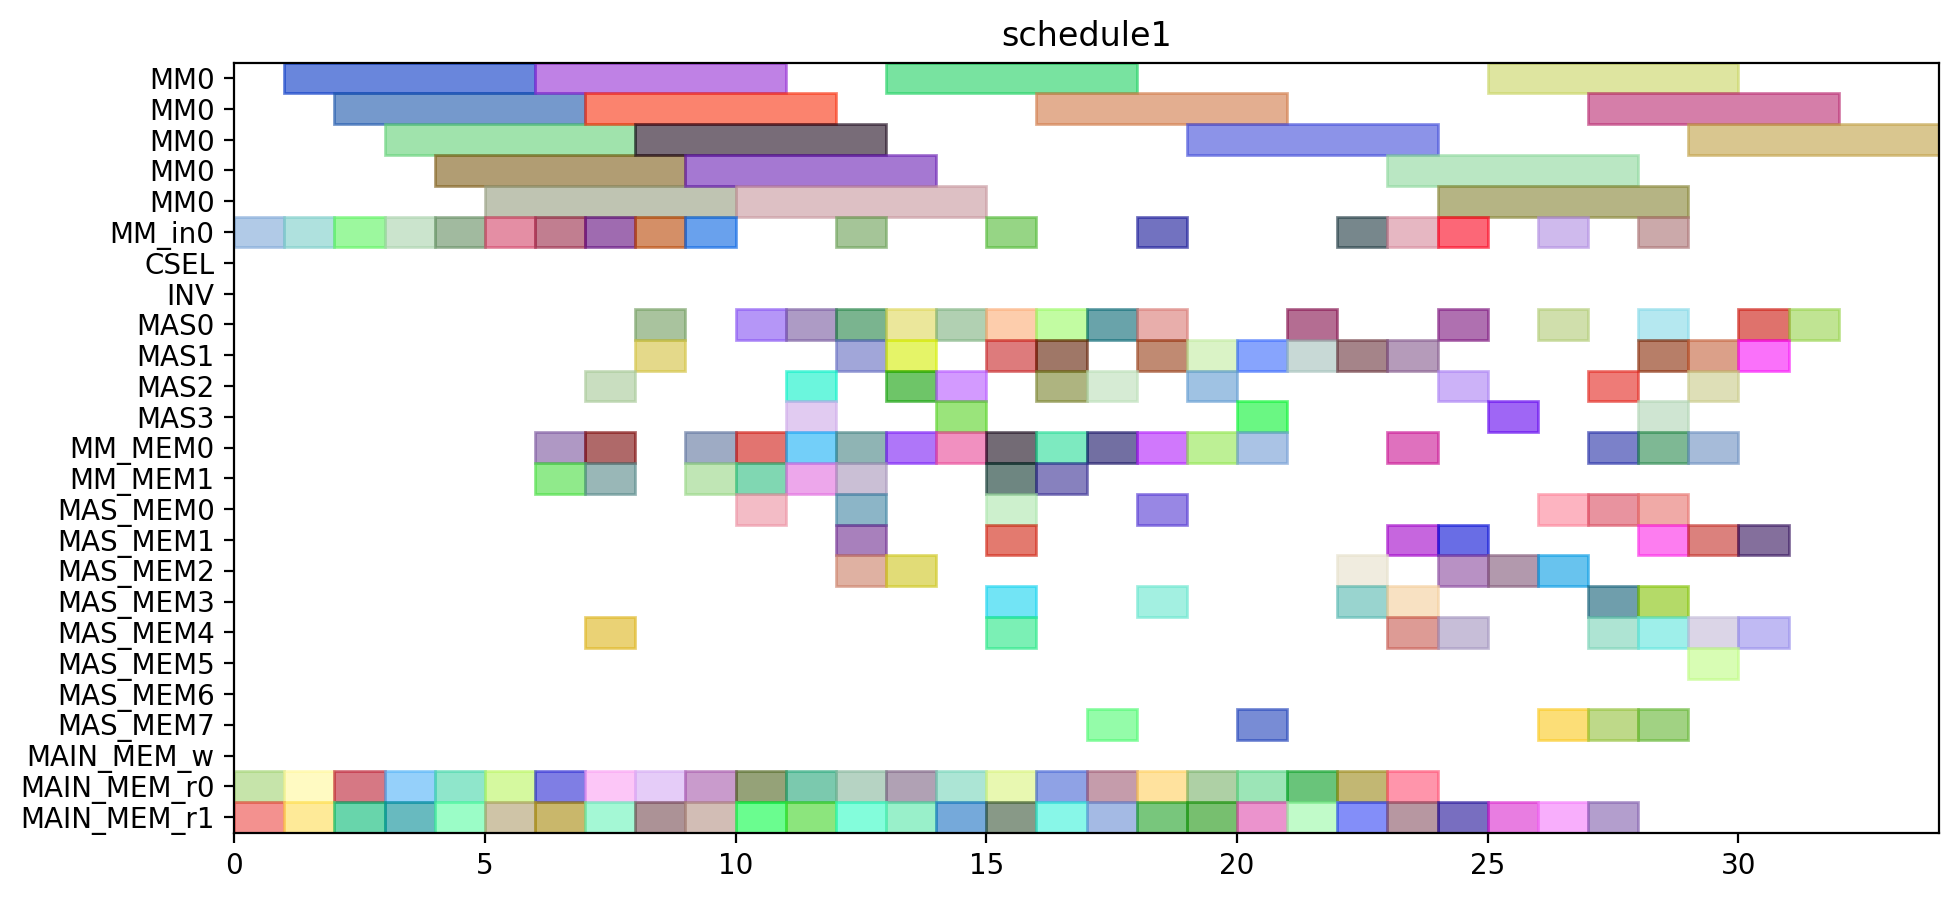

Write Python code to recreate this figure.
from pyschedule import Scenario, solvers, plotters, alt


def solve():
	horizon = 115
	S = Scenario("schedule1", horizon=horizon)

	# resource
	MM = S.Resources('MM', num=1, size=5)
	MM_in = S.Resources('MM_in', num=1)
	CSEL = S.Resource('CSEL')
	INV = S.Resource('INV')
	MAS = S.Resources('MAS', num=4, size=1, periods=range(1, horizon))
	MM_MEM = S.Resources('MM_MEM', num=2)
	MAS_MEM = S.Resources('MAS_MEM', num=8)
	MAIN_MEM_w = S.Resource('MAIN_MEM_w', size=1)
	MAIN_MEM_r = S.Resources('MAIN_MEM_r', num=2)

	# result of previous scheduling
	t7_t1_in = S.Task('t7_t1_in', length=1, delay_cost=1)
	S += t7_t1_in >= 0
	t7_t1_in += MM_in[0]

	t7_t1_mem0 = S.Task('t7_t1_mem0', length=1, delay_cost=1)
	S += t7_t1_mem0 >= 0
	t7_t1_mem0 += MAIN_MEM_r[0]

	t7_t1_mem1 = S.Task('t7_t1_mem1', length=1, delay_cost=1)
	S += t7_t1_mem1 >= 0
	t7_t1_mem1 += MAIN_MEM_r[1]

	t7_t0_in = S.Task('t7_t0_in', length=1, delay_cost=1)
	S += t7_t0_in >= 1
	t7_t0_in += MM_in[0]

	t7_t0_mem0 = S.Task('t7_t0_mem0', length=1, delay_cost=1)
	S += t7_t0_mem0 >= 1
	t7_t0_mem0 += MAIN_MEM_r[0]

	t7_t0_mem1 = S.Task('t7_t0_mem1', length=1, delay_cost=1)
	S += t7_t0_mem1 >= 1
	t7_t0_mem1 += MAIN_MEM_r[1]

	t7_t1 = S.Task('t7_t1', length=5, delay_cost=1)
	S += t7_t1 >= 1
	t7_t1 += MM[0]

	t3_t1_in = S.Task('t3_t1_in', length=1, delay_cost=1)
	S += t3_t1_in >= 2
	t3_t1_in += MM_in[0]

	t3_t1_mem0 = S.Task('t3_t1_mem0', length=1, delay_cost=1)
	S += t3_t1_mem0 >= 2
	t3_t1_mem0 += MAIN_MEM_r[0]

	t3_t1_mem1 = S.Task('t3_t1_mem1', length=1, delay_cost=1)
	S += t3_t1_mem1 >= 2
	t3_t1_mem1 += MAIN_MEM_r[1]

	t7_t0 = S.Task('t7_t0', length=5, delay_cost=1)
	S += t7_t0 >= 2
	t7_t0 += MM[0]

	t3_t1 = S.Task('t3_t1', length=5, delay_cost=1)
	S += t3_t1 >= 3
	t3_t1 += MM[0]

	t5_t1_in = S.Task('t5_t1_in', length=1, delay_cost=1)
	S += t5_t1_in >= 3
	t5_t1_in += MM_in[0]

	t5_t1_mem0 = S.Task('t5_t1_mem0', length=1, delay_cost=1)
	S += t5_t1_mem0 >= 3
	t5_t1_mem0 += MAIN_MEM_r[0]

	t5_t1_mem1 = S.Task('t5_t1_mem1', length=1, delay_cost=1)
	S += t5_t1_mem1 >= 3
	t5_t1_mem1 += MAIN_MEM_r[1]

	t5_t0_in = S.Task('t5_t0_in', length=1, delay_cost=1)
	S += t5_t0_in >= 4
	t5_t0_in += MM_in[0]

	t5_t0_mem0 = S.Task('t5_t0_mem0', length=1, delay_cost=1)
	S += t5_t0_mem0 >= 4
	t5_t0_mem0 += MAIN_MEM_r[0]

	t5_t0_mem1 = S.Task('t5_t0_mem1', length=1, delay_cost=1)
	S += t5_t0_mem1 >= 4
	t5_t0_mem1 += MAIN_MEM_r[1]

	t5_t1 = S.Task('t5_t1', length=5, delay_cost=1)
	S += t5_t1 >= 4
	t5_t1 += MM[0]

	t5_t0 = S.Task('t5_t0', length=5, delay_cost=1)
	S += t5_t0 >= 5
	t5_t0 += MM[0]

	t6_t0_in = S.Task('t6_t0_in', length=1, delay_cost=1)
	S += t6_t0_in >= 5
	t6_t0_in += MM_in[0]

	t6_t0_mem0 = S.Task('t6_t0_mem0', length=1, delay_cost=1)
	S += t6_t0_mem0 >= 5
	t6_t0_mem0 += MAIN_MEM_r[0]

	t6_t0_mem1 = S.Task('t6_t0_mem1', length=1, delay_cost=1)
	S += t6_t0_mem1 >= 5
	t6_t0_mem1 += MAIN_MEM_r[1]

	t6_t0 = S.Task('t6_t0', length=5, delay_cost=1)
	S += t6_t0 >= 6
	t6_t0 += MM[0]

	t6_t1_in = S.Task('t6_t1_in', length=1, delay_cost=1)
	S += t6_t1_in >= 6
	t6_t1_in += MM_in[0]

	t6_t1_mem0 = S.Task('t6_t1_mem0', length=1, delay_cost=1)
	S += t6_t1_mem0 >= 6
	t6_t1_mem0 += MAIN_MEM_r[0]

	t6_t1_mem1 = S.Task('t6_t1_mem1', length=1, delay_cost=1)
	S += t6_t1_mem1 >= 6
	t6_t1_mem1 += MAIN_MEM_r[1]

	t3_t0_in = S.Task('t3_t0_in', length=1, delay_cost=1)
	S += t3_t0_in >= 7
	t3_t0_in += MM_in[0]

	t3_t0_mem0 = S.Task('t3_t0_mem0', length=1, delay_cost=1)
	S += t3_t0_mem0 >= 7
	t3_t0_mem0 += MAIN_MEM_r[0]

	t3_t0_mem1 = S.Task('t3_t0_mem1', length=1, delay_cost=1)
	S += t3_t0_mem1 >= 7
	t3_t0_mem1 += MAIN_MEM_r[1]

	t6_t1 = S.Task('t6_t1', length=5, delay_cost=1)
	S += t6_t1 >= 7
	t6_t1 += MM[0]

	t0_t3_in = S.Task('t0_t3_in', length=1, delay_cost=1)
	S += t0_t3_in >= 8
	t0_t3_in += MM_in[0]

	t0_t3_mem0 = S.Task('t0_t3_mem0', length=1, delay_cost=1)
	S += t0_t3_mem0 >= 8
	t0_t3_mem0 += MAIN_MEM_r[0]

	t0_t3_mem1 = S.Task('t0_t3_mem1', length=1, delay_cost=1)
	S += t0_t3_mem1 >= 8
	t0_t3_mem1 += MAIN_MEM_r[1]

	t3_t0 = S.Task('t3_t0', length=5, delay_cost=1)
	S += t3_t0 >= 8
	t3_t0 += MM[0]

	t0_t3 = S.Task('t0_t3', length=5, delay_cost=1)
	S += t0_t3 >= 9
	t0_t3 += MM[0]

	t4_t3_in = S.Task('t4_t3_in', length=1, delay_cost=1)
	S += t4_t3_in >= 9
	t4_t3_in += MM_in[0]

	t4_t3_mem0 = S.Task('t4_t3_mem0', length=1, delay_cost=1)
	S += t4_t3_mem0 >= 9
	t4_t3_mem0 += MAIN_MEM_r[0]

	t4_t3_mem1 = S.Task('t4_t3_mem1', length=1, delay_cost=1)
	S += t4_t3_mem1 >= 9
	t4_t3_mem1 += MAIN_MEM_r[1]

	t4_t3 = S.Task('t4_t3', length=5, delay_cost=1)
	S += t4_t3 >= 10
	t4_t3 += MM[0]

	t5_t2_mem0 = S.Task('t5_t2_mem0', length=1, delay_cost=1)
	S += t5_t2_mem0 >= 10
	t5_t2_mem0 += MAIN_MEM_r[0]

	t5_t2_mem1 = S.Task('t5_t2_mem1', length=1, delay_cost=1)
	S += t5_t2_mem1 >= 10
	t5_t2_mem1 += MAIN_MEM_r[1]

	t5_t2 = S.Task('t5_t2', length=1, delay_cost=1)
	S += t5_t2 >= 11
	t5_t2 += MAS[0]

	t5_t3_mem0 = S.Task('t5_t3_mem0', length=1, delay_cost=1)
	S += t5_t3_mem0 >= 11
	t5_t3_mem0 += MAIN_MEM_r[0]

	t5_t3_mem1 = S.Task('t5_t3_mem1', length=1, delay_cost=1)
	S += t5_t3_mem1 >= 11
	t5_t3_mem1 += MAIN_MEM_r[1]

	t3_t2_mem0 = S.Task('t3_t2_mem0', length=1, delay_cost=1)
	S += t3_t2_mem0 >= 12
	t3_t2_mem0 += MAIN_MEM_r[0]

	t3_t2_mem1 = S.Task('t3_t2_mem1', length=1, delay_cost=1)
	S += t3_t2_mem1 >= 12
	t3_t2_mem1 += MAIN_MEM_r[1]

	t5_t3 = S.Task('t5_t3', length=1, delay_cost=1)
	S += t5_t3 >= 12
	t5_t3 += MAS[0]

	t3_t2 = S.Task('t3_t2', length=1, delay_cost=1)
	S += t3_t2 >= 13
	t3_t2 += MAS[0]

	t4_t1_mem0 = S.Task('t4_t1_mem0', length=1, delay_cost=1)
	S += t4_t1_mem0 >= 13
	t4_t1_mem0 += MAIN_MEM_r[0]

	t4_t1_mem1 = S.Task('t4_t1_mem1', length=1, delay_cost=1)
	S += t4_t1_mem1 >= 13
	t4_t1_mem1 += MAIN_MEM_r[1]

	t4_t0_mem0 = S.Task('t4_t0_mem0', length=1, delay_cost=1)
	S += t4_t0_mem0 >= 14
	t4_t0_mem0 += MAIN_MEM_r[0]

	t4_t0_mem1 = S.Task('t4_t0_mem1', length=1, delay_cost=1)
	S += t4_t0_mem1 >= 14
	t4_t0_mem1 += MAIN_MEM_r[1]

	t4_t1 = S.Task('t4_t1', length=1, delay_cost=1)
	S += t4_t1 >= 14
	t4_t1 += MAS[0]

	t10_mem0 = S.Task('t10_mem0', length=1, delay_cost=1)
	S += t10_mem0 >= 15
	t10_mem0 += MAIN_MEM_r[0]

	t10_mem1 = S.Task('t10_mem1', length=1, delay_cost=1)
	S += t10_mem1 >= 15
	t10_mem1 += MAIN_MEM_r[1]

	t4_t0 = S.Task('t4_t0', length=1, delay_cost=1)
	S += t4_t0 >= 15
	t4_t0 += MAS[0]

	t0_t0_mem0 = S.Task('t0_t0_mem0', length=1, delay_cost=1)
	S += t0_t0_mem0 >= 16
	t0_t0_mem0 += MAIN_MEM_r[0]

	t0_t0_mem1 = S.Task('t0_t0_mem1', length=1, delay_cost=1)
	S += t0_t0_mem1 >= 16
	t0_t0_mem1 += MAIN_MEM_r[1]

	t10 = S.Task('t10', length=1, delay_cost=1)
	S += t10 >= 16
	t10 += MAS[1]

	t0_t0 = S.Task('t0_t0', length=1, delay_cost=1)
	S += t0_t0 >= 17
	t0_t0 += MAS[2]

	t3_t3_mem0 = S.Task('t3_t3_mem0', length=1, delay_cost=1)
	S += t3_t3_mem0 >= 17
	t3_t3_mem0 += MAIN_MEM_r[0]

	t3_t3_mem1 = S.Task('t3_t3_mem1', length=1, delay_cost=1)
	S += t3_t3_mem1 >= 17
	t3_t3_mem1 += MAIN_MEM_r[1]

	t11_mem0 = S.Task('t11_mem0', length=1, delay_cost=1)
	S += t11_mem0 >= 18
	t11_mem0 += MAIN_MEM_r[0]

	t11_mem1 = S.Task('t11_mem1', length=1, delay_cost=1)
	S += t11_mem1 >= 18
	t11_mem1 += MAIN_MEM_r[1]

	t3_t3 = S.Task('t3_t3', length=1, delay_cost=1)
	S += t3_t3 >= 18
	t3_t3 += MAS[1]

	t11 = S.Task('t11', length=1, delay_cost=1)
	S += t11 >= 19
	t11 += MAS[2]

	t6_t2_mem0 = S.Task('t6_t2_mem0', length=1, delay_cost=1)
	S += t6_t2_mem0 >= 19
	t6_t2_mem0 += MAIN_MEM_r[0]

	t6_t2_mem1 = S.Task('t6_t2_mem1', length=1, delay_cost=1)
	S += t6_t2_mem1 >= 19
	t6_t2_mem1 += MAIN_MEM_r[1]

	t6_t2 = S.Task('t6_t2', length=1, delay_cost=1)
	S += t6_t2 >= 20
	t6_t2 += MAS[1]

	t7_t3_mem0 = S.Task('t7_t3_mem0', length=1, delay_cost=1)
	S += t7_t3_mem0 >= 20
	t7_t3_mem0 += MAIN_MEM_r[0]

	t7_t3_mem1 = S.Task('t7_t3_mem1', length=1, delay_cost=1)
	S += t7_t3_mem1 >= 20
	t7_t3_mem1 += MAIN_MEM_r[1]

	t7_t2_mem0 = S.Task('t7_t2_mem0', length=1, delay_cost=1)
	S += t7_t2_mem0 >= 21
	t7_t2_mem0 += MAIN_MEM_r[0]

	t7_t2_mem1 = S.Task('t7_t2_mem1', length=1, delay_cost=1)
	S += t7_t2_mem1 >= 21
	t7_t2_mem1 += MAIN_MEM_r[1]

	t7_t3 = S.Task('t7_t3', length=1, delay_cost=1)
	S += t7_t3 >= 21
	t7_t3 += MAS[1]

	t0_t1_mem0 = S.Task('t0_t1_mem0', length=1, delay_cost=1)
	S += t0_t1_mem0 >= 22
	t0_t1_mem0 += MAIN_MEM_r[0]

	t0_t1_mem1 = S.Task('t0_t1_mem1', length=1, delay_cost=1)
	S += t0_t1_mem1 >= 22
	t0_t1_mem1 += MAIN_MEM_r[1]

	t7_t2 = S.Task('t7_t2', length=1, delay_cost=1)
	S += t7_t2 >= 22
	t7_t2 += MAS[1]

	t0_t1 = S.Task('t0_t1', length=1, delay_cost=1)
	S += t0_t1 >= 23
	t0_t1 += MAS[1]

	t6_t3_mem0 = S.Task('t6_t3_mem0', length=1, delay_cost=1)
	S += t6_t3_mem0 >= 23
	t6_t3_mem0 += MAIN_MEM_r[0]

	t6_t3_mem1 = S.Task('t6_t3_mem1', length=1, delay_cost=1)
	S += t6_t3_mem1 >= 23
	t6_t3_mem1 += MAIN_MEM_r[1]

	t6_t3 = S.Task('t6_t3', length=1, delay_cost=1)
	S += t6_t3 >= 24
	t6_t3 += MAS[0]


	# new tasks
	t0_t2_in = S.Task('t0_t2_in', length=1, delay_cost=1)
	t0_t2_in += alt(MM_in)
	t0_t2 = S.Task('t0_t2', length=5, delay_cost=1)
	t0_t2 += alt(MM)
	S += t0_t2>=t0_t2_in

	t0_t2_mem0 = S.Task('t0_t2_mem0', length=1, delay_cost=1)
	t0_t2_mem0 += MAS_MEM[4]
	S += 17 < t0_t2_mem0
	S += t0_t2_mem0 <= t0_t2

	t0_t2_mem1 = S.Task('t0_t2_mem1', length=1, delay_cost=1)
	t0_t2_mem1 += MAS_MEM[3]
	S += 23 < t0_t2_mem1
	S += t0_t2_mem1 <= t0_t2

	t0_t5 = S.Task('t0_t5', length=1, delay_cost=1)
	t0_t5 += alt(MAS)

	t0_t5_mem0 = S.Task('t0_t5_mem0', length=1, delay_cost=1)
	t0_t5_mem0 += MM_MEM[0]
	S += 13 < t0_t5_mem0
	S += t0_t5_mem0 <= t0_t5

	t01 = S.Task('t01', length=1, delay_cost=1)
	t01 += alt(MAS)

	t01_mem0 = S.Task('t01_mem0', length=1, delay_cost=1)
	t01_mem0 += MM_MEM[0]
	S += 13 < t01_mem0
	S += t01_mem0 <= t01

	t20 = S.Task('t20', length=1, delay_cost=1)
	t20 += alt(MAS)

	t20_mem0 = S.Task('t20_mem0', length=1, delay_cost=1)
	t20_mem0 += MAS_MEM[2]
	S += 16 < t20_mem0
	S += t20_mem0 <= t20

	t20_mem1 = S.Task('t20_mem1', length=1, delay_cost=1)
	t20_mem1 += MAIN_MEM_r[1]
	S += t20_mem1 <= t20

	t21 = S.Task('t21', length=1, delay_cost=1)
	t21 += alt(MAS)

	t21_mem0 = S.Task('t21_mem0', length=1, delay_cost=1)
	t21_mem0 += MAS_MEM[4]
	S += 19 < t21_mem0
	S += t21_mem0 <= t21

	t21_mem1 = S.Task('t21_mem1', length=1, delay_cost=1)
	t21_mem1 += MAIN_MEM_r[1]
	S += t21_mem1 <= t21

	t80 = S.Task('t80', length=1, delay_cost=1)
	t80 += alt(MAS)

	t80_mem0 = S.Task('t80_mem0', length=1, delay_cost=1)
	t80_mem0 += MAS_MEM[2]
	S += 16 < t80_mem0
	S += t80_mem0 <= t80

	t80_mem1 = S.Task('t80_mem1', length=1, delay_cost=1)
	t80_mem1 += MAIN_MEM_r[1]
	S += t80_mem1 <= t80

	t81 = S.Task('t81', length=1, delay_cost=1)
	t81 += alt(MAS)

	t81_mem0 = S.Task('t81_mem0', length=1, delay_cost=1)
	t81_mem0 += MAS_MEM[4]
	S += 19 < t81_mem0
	S += t81_mem0 <= t81

	t81_mem1 = S.Task('t81_mem1', length=1, delay_cost=1)
	t81_mem1 += MAIN_MEM_r[1]
	S += t81_mem1 <= t81

	t3_t4_in = S.Task('t3_t4_in', length=1, delay_cost=1)
	t3_t4_in += alt(MM_in)
	t3_t4 = S.Task('t3_t4', length=5, delay_cost=1)
	t3_t4 += alt(MM)
	S += t3_t4>=t3_t4_in

	t3_t4_mem0 = S.Task('t3_t4_mem0', length=1, delay_cost=1)
	t3_t4_mem0 += MAS_MEM[0]
	S += 13 < t3_t4_mem0
	S += t3_t4_mem0 <= t3_t4

	t3_t4_mem1 = S.Task('t3_t4_mem1', length=1, delay_cost=1)
	t3_t4_mem1 += MAS_MEM[3]
	S += 18 < t3_t4_mem1
	S += t3_t4_mem1 <= t3_t4

	t30 = S.Task('t30', length=1, delay_cost=1)
	t30 += alt(MAS)

	t30_mem0 = S.Task('t30_mem0', length=1, delay_cost=1)
	t30_mem0 += MM_MEM[0]
	S += 12 < t30_mem0
	S += t30_mem0 <= t30

	t30_mem1 = S.Task('t30_mem1', length=1, delay_cost=1)
	t30_mem1 += MM_MEM[1]
	S += 7 < t30_mem1
	S += t30_mem1 <= t30

	t3_t5 = S.Task('t3_t5', length=1, delay_cost=1)
	t3_t5 += alt(MAS)

	t3_t5_mem0 = S.Task('t3_t5_mem0', length=1, delay_cost=1)
	t3_t5_mem0 += MM_MEM[0]
	S += 12 < t3_t5_mem0
	S += t3_t5_mem0 <= t3_t5

	t3_t5_mem1 = S.Task('t3_t5_mem1', length=1, delay_cost=1)
	t3_t5_mem1 += MM_MEM[1]
	S += 7 < t3_t5_mem1
	S += t3_t5_mem1 <= t3_t5

	t4_t2_in = S.Task('t4_t2_in', length=1, delay_cost=1)
	t4_t2_in += alt(MM_in)
	t4_t2 = S.Task('t4_t2', length=5, delay_cost=1)
	t4_t2 += alt(MM)
	S += t4_t2>=t4_t2_in

	t4_t2_mem0 = S.Task('t4_t2_mem0', length=1, delay_cost=1)
	t4_t2_mem0 += MAS_MEM[0]
	S += 15 < t4_t2_mem0
	S += t4_t2_mem0 <= t4_t2

	t4_t2_mem1 = S.Task('t4_t2_mem1', length=1, delay_cost=1)
	t4_t2_mem1 += MAS_MEM[1]
	S += 14 < t4_t2_mem1
	S += t4_t2_mem1 <= t4_t2

	t4_t5 = S.Task('t4_t5', length=1, delay_cost=1)
	t4_t5 += alt(MAS)

	t4_t5_mem0 = S.Task('t4_t5_mem0', length=1, delay_cost=1)
	t4_t5_mem0 += MM_MEM[0]
	S += 14 < t4_t5_mem0
	S += t4_t5_mem0 <= t4_t5

	t41 = S.Task('t41', length=1, delay_cost=1)
	t41 += alt(MAS)

	t41_mem0 = S.Task('t41_mem0', length=1, delay_cost=1)
	t41_mem0 += MM_MEM[0]
	S += 14 < t41_mem0
	S += t41_mem0 <= t41

	t5_t4_in = S.Task('t5_t4_in', length=1, delay_cost=1)
	t5_t4_in += alt(MM_in)
	t5_t4 = S.Task('t5_t4', length=5, delay_cost=1)
	t5_t4 += alt(MM)
	S += t5_t4>=t5_t4_in

	t5_t4_mem0 = S.Task('t5_t4_mem0', length=1, delay_cost=1)
	t5_t4_mem0 += MAS_MEM[0]
	S += 11 < t5_t4_mem0
	S += t5_t4_mem0 <= t5_t4

	t5_t4_mem1 = S.Task('t5_t4_mem1', length=1, delay_cost=1)
	t5_t4_mem1 += MAS_MEM[1]
	S += 12 < t5_t4_mem1
	S += t5_t4_mem1 <= t5_t4

	t50 = S.Task('t50', length=1, delay_cost=1)
	t50 += alt(MAS)

	t50_mem0 = S.Task('t50_mem0', length=1, delay_cost=1)
	t50_mem0 += MM_MEM[0]
	S += 9 < t50_mem0
	S += t50_mem0 <= t50

	t50_mem1 = S.Task('t50_mem1', length=1, delay_cost=1)
	t50_mem1 += MM_MEM[1]
	S += 8 < t50_mem1
	S += t50_mem1 <= t50

	t5_t5 = S.Task('t5_t5', length=1, delay_cost=1)
	t5_t5 += alt(MAS)

	t5_t5_mem0 = S.Task('t5_t5_mem0', length=1, delay_cost=1)
	t5_t5_mem0 += MM_MEM[0]
	S += 9 < t5_t5_mem0
	S += t5_t5_mem0 <= t5_t5

	t5_t5_mem1 = S.Task('t5_t5_mem1', length=1, delay_cost=1)
	t5_t5_mem1 += MM_MEM[1]
	S += 8 < t5_t5_mem1
	S += t5_t5_mem1 <= t5_t5

	t6_t4_in = S.Task('t6_t4_in', length=1, delay_cost=1)
	t6_t4_in += alt(MM_in)
	t6_t4 = S.Task('t6_t4', length=5, delay_cost=1)
	t6_t4 += alt(MM)
	S += t6_t4>=t6_t4_in

	t6_t4_mem0 = S.Task('t6_t4_mem0', length=1, delay_cost=1)
	t6_t4_mem0 += MAS_MEM[2]
	S += 20 < t6_t4_mem0
	S += t6_t4_mem0 <= t6_t4

	t6_t4_mem1 = S.Task('t6_t4_mem1', length=1, delay_cost=1)
	t6_t4_mem1 += MAS_MEM[1]
	S += 24 < t6_t4_mem1
	S += t6_t4_mem1 <= t6_t4

	t60 = S.Task('t60', length=1, delay_cost=1)
	t60 += alt(MAS)

	t60_mem0 = S.Task('t60_mem0', length=1, delay_cost=1)
	t60_mem0 += MM_MEM[0]
	S += 10 < t60_mem0
	S += t60_mem0 <= t60

	t60_mem1 = S.Task('t60_mem1', length=1, delay_cost=1)
	t60_mem1 += MM_MEM[1]
	S += 11 < t60_mem1
	S += t60_mem1 <= t60

	t6_t5 = S.Task('t6_t5', length=1, delay_cost=1)
	t6_t5 += alt(MAS)

	t6_t5_mem0 = S.Task('t6_t5_mem0', length=1, delay_cost=1)
	t6_t5_mem0 += MM_MEM[0]
	S += 10 < t6_t5_mem0
	S += t6_t5_mem0 <= t6_t5

	t6_t5_mem1 = S.Task('t6_t5_mem1', length=1, delay_cost=1)
	t6_t5_mem1 += MM_MEM[1]
	S += 11 < t6_t5_mem1
	S += t6_t5_mem1 <= t6_t5

	t7_t4_in = S.Task('t7_t4_in', length=1, delay_cost=1)
	t7_t4_in += alt(MM_in)
	t7_t4 = S.Task('t7_t4', length=5, delay_cost=1)
	t7_t4 += alt(MM)
	S += t7_t4>=t7_t4_in

	t7_t4_mem0 = S.Task('t7_t4_mem0', length=1, delay_cost=1)
	t7_t4_mem0 += MAS_MEM[2]
	S += 22 < t7_t4_mem0
	S += t7_t4_mem0 <= t7_t4

	t7_t4_mem1 = S.Task('t7_t4_mem1', length=1, delay_cost=1)
	t7_t4_mem1 += MAS_MEM[3]
	S += 21 < t7_t4_mem1
	S += t7_t4_mem1 <= t7_t4

	t70 = S.Task('t70', length=1, delay_cost=1)
	t70 += alt(MAS)

	t70_mem0 = S.Task('t70_mem0', length=1, delay_cost=1)
	t70_mem0 += MM_MEM[0]
	S += 6 < t70_mem0
	S += t70_mem0 <= t70

	t70_mem1 = S.Task('t70_mem1', length=1, delay_cost=1)
	t70_mem1 += MM_MEM[1]
	S += 5 < t70_mem1
	S += t70_mem1 <= t70

	t7_t5 = S.Task('t7_t5', length=1, delay_cost=1)
	t7_t5 += alt(MAS)

	t7_t5_mem0 = S.Task('t7_t5_mem0', length=1, delay_cost=1)
	t7_t5_mem0 += MM_MEM[0]
	S += 6 < t7_t5_mem0
	S += t7_t5_mem0 <= t7_t5

	t7_t5_mem1 = S.Task('t7_t5_mem1', length=1, delay_cost=1)
	t7_t5_mem1 += MM_MEM[1]
	S += 5 < t7_t5_mem1
	S += t7_t5_mem1 <= t7_t5

	t00 = S.Task('t00', length=1, delay_cost=1)
	t00 += alt(MAS)

	t00_mem0 = S.Task('t00_mem0', length=1, delay_cost=1)
	t00_mem0 += alt(MM_MEM)
	S += (t0_t2*MM[0])-1 < t00_mem0*MM_MEM[0]
	S += t00_mem0 <= t00

	t00_mem1 = S.Task('t00_mem1', length=1, delay_cost=1)
	t00_mem1 += alt(MAS_MEM)
	S += (t0_t5*MAS[0])-1 < t00_mem1*MAS_MEM[1]
	S += (t0_t5*MAS[1])-1 < t00_mem1*MAS_MEM[3]
	S += (t0_t5*MAS[2])-1 < t00_mem1*MAS_MEM[5]
	S += (t0_t5*MAS[3])-1 < t00_mem1*MAS_MEM[7]
	S += t00_mem1 <= t00

	t9_t0 = S.Task('t9_t0', length=1, delay_cost=1)
	t9_t0 += alt(MAS)

	t9_t0_mem0 = S.Task('t9_t0_mem0', length=1, delay_cost=1)
	t9_t0_mem0 += alt(MAS_MEM)
	S += (t80*MAS[0])-1 < t9_t0_mem0*MAS_MEM[0]
	S += (t80*MAS[1])-1 < t9_t0_mem0*MAS_MEM[2]
	S += (t80*MAS[2])-1 < t9_t0_mem0*MAS_MEM[4]
	S += (t80*MAS[3])-1 < t9_t0_mem0*MAS_MEM[6]
	S += t9_t0_mem0 <= t9_t0

	t9_t0_mem1 = S.Task('t9_t0_mem1', length=1, delay_cost=1)
	t9_t0_mem1 += alt(MAS_MEM)
	S += (t81*MAS[0])-1 < t9_t0_mem1*MAS_MEM[1]
	S += (t81*MAS[1])-1 < t9_t0_mem1*MAS_MEM[3]
	S += (t81*MAS[2])-1 < t9_t0_mem1*MAS_MEM[5]
	S += (t81*MAS[3])-1 < t9_t0_mem1*MAS_MEM[7]
	S += t9_t0_mem1 <= t9_t0

	t9_t1 = S.Task('t9_t1', length=1, delay_cost=1)
	t9_t1 += alt(MAS)

	t9_t1_mem0 = S.Task('t9_t1_mem0', length=1, delay_cost=1)
	t9_t1_mem0 += alt(MAS_MEM)
	S += (t80*MAS[0])-1 < t9_t1_mem0*MAS_MEM[0]
	S += (t80*MAS[1])-1 < t9_t1_mem0*MAS_MEM[2]
	S += (t80*MAS[2])-1 < t9_t1_mem0*MAS_MEM[4]
	S += (t80*MAS[3])-1 < t9_t1_mem0*MAS_MEM[6]
	S += t9_t1_mem0 <= t9_t1

	t9_t1_mem1 = S.Task('t9_t1_mem1', length=1, delay_cost=1)
	t9_t1_mem1 += alt(MAS_MEM)
	S += (t81*MAS[0])-1 < t9_t1_mem1*MAS_MEM[1]
	S += (t81*MAS[1])-1 < t9_t1_mem1*MAS_MEM[3]
	S += (t81*MAS[2])-1 < t9_t1_mem1*MAS_MEM[5]
	S += (t81*MAS[3])-1 < t9_t1_mem1*MAS_MEM[7]
	S += t9_t1_mem1 <= t9_t1

	t9_t3_in = S.Task('t9_t3_in', length=1, delay_cost=1)
	t9_t3_in += alt(MM_in)
	t9_t3 = S.Task('t9_t3', length=5, delay_cost=1)
	t9_t3 += alt(MM)
	S += t9_t3>=t9_t3_in

	t9_t3_mem0 = S.Task('t9_t3_mem0', length=1, delay_cost=1)
	t9_t3_mem0 += alt(MAS_MEM)
	S += (t80*MAS[0])-1 < t9_t3_mem0*MAS_MEM[0]
	S += (t80*MAS[1])-1 < t9_t3_mem0*MAS_MEM[2]
	S += (t80*MAS[2])-1 < t9_t3_mem0*MAS_MEM[4]
	S += (t80*MAS[3])-1 < t9_t3_mem0*MAS_MEM[6]
	S += t9_t3_mem0 <= t9_t3

	t9_t3_mem1 = S.Task('t9_t3_mem1', length=1, delay_cost=1)
	t9_t3_mem1 += alt(MAS_MEM)
	S += (t81*MAS[0])-1 < t9_t3_mem1*MAS_MEM[1]
	S += (t81*MAS[1])-1 < t9_t3_mem1*MAS_MEM[3]
	S += (t81*MAS[2])-1 < t9_t3_mem1*MAS_MEM[5]
	S += (t81*MAS[3])-1 < t9_t3_mem1*MAS_MEM[7]
	S += t9_t3_mem1 <= t9_t3

	t10_t0 = S.Task('t10_t0', length=1, delay_cost=1)
	t10_t0 += alt(MAS)

	t10_t0_mem0 = S.Task('t10_t0_mem0', length=1, delay_cost=1)
	t10_t0_mem0 += alt(MAS_MEM)
	S += (t20*MAS[0])-1 < t10_t0_mem0*MAS_MEM[0]
	S += (t20*MAS[1])-1 < t10_t0_mem0*MAS_MEM[2]
	S += (t20*MAS[2])-1 < t10_t0_mem0*MAS_MEM[4]
	S += (t20*MAS[3])-1 < t10_t0_mem0*MAS_MEM[6]
	S += t10_t0_mem0 <= t10_t0

	t10_t0_mem1 = S.Task('t10_t0_mem1', length=1, delay_cost=1)
	t10_t0_mem1 += alt(MAS_MEM)
	S += (t21*MAS[0])-1 < t10_t0_mem1*MAS_MEM[1]
	S += (t21*MAS[1])-1 < t10_t0_mem1*MAS_MEM[3]
	S += (t21*MAS[2])-1 < t10_t0_mem1*MAS_MEM[5]
	S += (t21*MAS[3])-1 < t10_t0_mem1*MAS_MEM[7]
	S += t10_t0_mem1 <= t10_t0

	t10_t1 = S.Task('t10_t1', length=1, delay_cost=1)
	t10_t1 += alt(MAS)

	t10_t1_mem0 = S.Task('t10_t1_mem0', length=1, delay_cost=1)
	t10_t1_mem0 += alt(MAS_MEM)
	S += (t20*MAS[0])-1 < t10_t1_mem0*MAS_MEM[0]
	S += (t20*MAS[1])-1 < t10_t1_mem0*MAS_MEM[2]
	S += (t20*MAS[2])-1 < t10_t1_mem0*MAS_MEM[4]
	S += (t20*MAS[3])-1 < t10_t1_mem0*MAS_MEM[6]
	S += t10_t1_mem0 <= t10_t1

	t10_t1_mem1 = S.Task('t10_t1_mem1', length=1, delay_cost=1)
	t10_t1_mem1 += alt(MAS_MEM)
	S += (t21*MAS[0])-1 < t10_t1_mem1*MAS_MEM[1]
	S += (t21*MAS[1])-1 < t10_t1_mem1*MAS_MEM[3]
	S += (t21*MAS[2])-1 < t10_t1_mem1*MAS_MEM[5]
	S += (t21*MAS[3])-1 < t10_t1_mem1*MAS_MEM[7]
	S += t10_t1_mem1 <= t10_t1

	t10_t3_in = S.Task('t10_t3_in', length=1, delay_cost=1)
	t10_t3_in += alt(MM_in)
	t10_t3 = S.Task('t10_t3', length=5, delay_cost=1)
	t10_t3 += alt(MM)
	S += t10_t3>=t10_t3_in

	t10_t3_mem0 = S.Task('t10_t3_mem0', length=1, delay_cost=1)
	t10_t3_mem0 += alt(MAS_MEM)
	S += (t20*MAS[0])-1 < t10_t3_mem0*MAS_MEM[0]
	S += (t20*MAS[1])-1 < t10_t3_mem0*MAS_MEM[2]
	S += (t20*MAS[2])-1 < t10_t3_mem0*MAS_MEM[4]
	S += (t20*MAS[3])-1 < t10_t3_mem0*MAS_MEM[6]
	S += t10_t3_mem0 <= t10_t3

	t10_t3_mem1 = S.Task('t10_t3_mem1', length=1, delay_cost=1)
	t10_t3_mem1 += alt(MAS_MEM)
	S += (t21*MAS[0])-1 < t10_t3_mem1*MAS_MEM[1]
	S += (t21*MAS[1])-1 < t10_t3_mem1*MAS_MEM[3]
	S += (t21*MAS[2])-1 < t10_t3_mem1*MAS_MEM[5]
	S += (t21*MAS[3])-1 < t10_t3_mem1*MAS_MEM[7]
	S += t10_t3_mem1 <= t10_t3

	t31 = S.Task('t31', length=1, delay_cost=1)
	t31 += alt(MAS)

	t31_mem0 = S.Task('t31_mem0', length=1, delay_cost=1)
	t31_mem0 += alt(MM_MEM)
	S += (t3_t4*MM[0])-1 < t31_mem0*MM_MEM[0]
	S += t31_mem0 <= t31

	t31_mem1 = S.Task('t31_mem1', length=1, delay_cost=1)
	t31_mem1 += alt(MAS_MEM)
	S += (t3_t5*MAS[0])-1 < t31_mem1*MAS_MEM[1]
	S += (t3_t5*MAS[1])-1 < t31_mem1*MAS_MEM[3]
	S += (t3_t5*MAS[2])-1 < t31_mem1*MAS_MEM[5]
	S += (t3_t5*MAS[3])-1 < t31_mem1*MAS_MEM[7]
	S += t31_mem1 <= t31

	t110 = S.Task('t110', length=1, delay_cost=1)
	t110 += alt(MAS)

	t110_mem0 = S.Task('t110_mem0', length=1, delay_cost=1)
	t110_mem0 += alt(MAS_MEM)
	S += (t30*MAS[0])-1 < t110_mem0*MAS_MEM[0]
	S += (t30*MAS[1])-1 < t110_mem0*MAS_MEM[2]
	S += (t30*MAS[2])-1 < t110_mem0*MAS_MEM[4]
	S += (t30*MAS[3])-1 < t110_mem0*MAS_MEM[6]
	S += t110_mem0 <= t110

	t40 = S.Task('t40', length=1, delay_cost=1)
	t40 += alt(MAS)

	t40_mem0 = S.Task('t40_mem0', length=1, delay_cost=1)
	t40_mem0 += alt(MM_MEM)
	S += (t4_t2*MM[0])-1 < t40_mem0*MM_MEM[0]
	S += t40_mem0 <= t40

	t40_mem1 = S.Task('t40_mem1', length=1, delay_cost=1)
	t40_mem1 += alt(MAS_MEM)
	S += (t4_t5*MAS[0])-1 < t40_mem1*MAS_MEM[1]
	S += (t4_t5*MAS[1])-1 < t40_mem1*MAS_MEM[3]
	S += (t4_t5*MAS[2])-1 < t40_mem1*MAS_MEM[5]
	S += (t4_t5*MAS[3])-1 < t40_mem1*MAS_MEM[7]
	S += t40_mem1 <= t40

	t51 = S.Task('t51', length=1, delay_cost=1)
	t51 += alt(MAS)

	t51_mem0 = S.Task('t51_mem0', length=1, delay_cost=1)
	t51_mem0 += alt(MM_MEM)
	S += (t5_t4*MM[0])-1 < t51_mem0*MM_MEM[0]
	S += t51_mem0 <= t51

	t51_mem1 = S.Task('t51_mem1', length=1, delay_cost=1)
	t51_mem1 += alt(MAS_MEM)
	S += (t5_t5*MAS[0])-1 < t51_mem1*MAS_MEM[1]
	S += (t5_t5*MAS[1])-1 < t51_mem1*MAS_MEM[3]
	S += (t5_t5*MAS[2])-1 < t51_mem1*MAS_MEM[5]
	S += (t5_t5*MAS[3])-1 < t51_mem1*MAS_MEM[7]
	S += t51_mem1 <= t51

	t61 = S.Task('t61', length=1, delay_cost=1)
	t61 += alt(MAS)

	t61_mem0 = S.Task('t61_mem0', length=1, delay_cost=1)
	t61_mem0 += alt(MM_MEM)
	S += (t6_t4*MM[0])-1 < t61_mem0*MM_MEM[0]
	S += t61_mem0 <= t61

	t61_mem1 = S.Task('t61_mem1', length=1, delay_cost=1)
	t61_mem1 += alt(MAS_MEM)
	S += (t6_t5*MAS[0])-1 < t61_mem1*MAS_MEM[1]
	S += (t6_t5*MAS[1])-1 < t61_mem1*MAS_MEM[3]
	S += (t6_t5*MAS[2])-1 < t61_mem1*MAS_MEM[5]
	S += (t6_t5*MAS[3])-1 < t61_mem1*MAS_MEM[7]
	S += t61_mem1 <= t61

	t71 = S.Task('t71', length=1, delay_cost=1)
	t71 += alt(MAS)

	t71_mem0 = S.Task('t71_mem0', length=1, delay_cost=1)
	t71_mem0 += alt(MM_MEM)
	S += (t7_t4*MM[0])-1 < t71_mem0*MM_MEM[0]
	S += t71_mem0 <= t71

	t71_mem1 = S.Task('t71_mem1', length=1, delay_cost=1)
	t71_mem1 += alt(MAS_MEM)
	S += (t7_t5*MAS[0])-1 < t71_mem1*MAS_MEM[1]
	S += (t7_t5*MAS[1])-1 < t71_mem1*MAS_MEM[3]
	S += (t7_t5*MAS[2])-1 < t71_mem1*MAS_MEM[5]
	S += (t7_t5*MAS[3])-1 < t71_mem1*MAS_MEM[7]
	S += t71_mem1 <= t71

	t290 = S.Task('t290', length=1, delay_cost=1)
	t290 += alt(MAS)

	t290_mem0 = S.Task('t290_mem0', length=1, delay_cost=1)
	t290_mem0 += alt(MAS_MEM)
	S += (t50*MAS[0])-1 < t290_mem0*MAS_MEM[0]
	S += (t50*MAS[1])-1 < t290_mem0*MAS_MEM[2]
	S += (t50*MAS[2])-1 < t290_mem0*MAS_MEM[4]
	S += (t50*MAS[3])-1 < t290_mem0*MAS_MEM[6]
	S += t290_mem0 <= t290

	t151 = S.Task('t151', length=1, delay_cost=1)
	t151 += alt(MAS)

	t151_mem0 = S.Task('t151_mem0', length=1, delay_cost=1)
	t151_mem0 += alt(MAS_MEM)
	S += (t01*MAS[0])-1 < t151_mem0*MAS_MEM[0]
	S += (t01*MAS[1])-1 < t151_mem0*MAS_MEM[2]
	S += (t01*MAS[2])-1 < t151_mem0*MAS_MEM[4]
	S += (t01*MAS[3])-1 < t151_mem0*MAS_MEM[6]
	S += t151_mem0 <= t151

	t151_mem1 = S.Task('t151_mem1', length=1, delay_cost=1)
	t151_mem1 += alt(MAS_MEM)
	S += (t41*MAS[0])-1 < t151_mem1*MAS_MEM[1]
	S += (t41*MAS[1])-1 < t151_mem1*MAS_MEM[3]
	S += (t41*MAS[2])-1 < t151_mem1*MAS_MEM[5]
	S += (t41*MAS[3])-1 < t151_mem1*MAS_MEM[7]
	S += t151_mem1 <= t151

	t220 = S.Task('t220', length=1, delay_cost=1)
	t220 += alt(MAS)

	t220_mem0 = S.Task('t220_mem0', length=1, delay_cost=1)
	t220_mem0 += alt(MAS_MEM)
	S += (t60*MAS[0])-1 < t220_mem0*MAS_MEM[0]
	S += (t60*MAS[1])-1 < t220_mem0*MAS_MEM[2]
	S += (t60*MAS[2])-1 < t220_mem0*MAS_MEM[4]
	S += (t60*MAS[3])-1 < t220_mem0*MAS_MEM[6]
	S += t220_mem0 <= t220

	t260 = S.Task('t260', length=1, delay_cost=1)
	t260 += alt(MAS)

	t260_mem0 = S.Task('t260_mem0', length=1, delay_cost=1)
	t260_mem0 += alt(MAS_MEM)
	S += (t70*MAS[0])-1 < t260_mem0*MAS_MEM[0]
	S += (t70*MAS[1])-1 < t260_mem0*MAS_MEM[2]
	S += (t70*MAS[2])-1 < t260_mem0*MAS_MEM[4]
	S += (t70*MAS[3])-1 < t260_mem0*MAS_MEM[6]
	S += t260_mem0 <= t260

	solvers.mip.solve(S,msg=1,kind='CPLEX',ratio_gap=1.01)

	solution = [['hoge']*len(S.solution()[1]) for i in range(len(S.solution()))]
	for i in range(len(S.solution())):
		for j in range(len(S.solution()[i])):
			solution[i][j]=str(S.solution()[i][j])
	print(solution)

	cycles = int(solution[-1][3])

	pic_file_name = "/home/mfukuda/ABE/multiRAM_multiMAS_16mux/scheduling_result/stage5MM1_stage1MAS4/SQR012345/schedule1.png"
	if(S.solution() != []):
		plotters.matplotlib.plot(S,img_filename=pic_file_name, show_task_labels=False, fig_size=(cycles*0.25+3, 5))

	return solution
